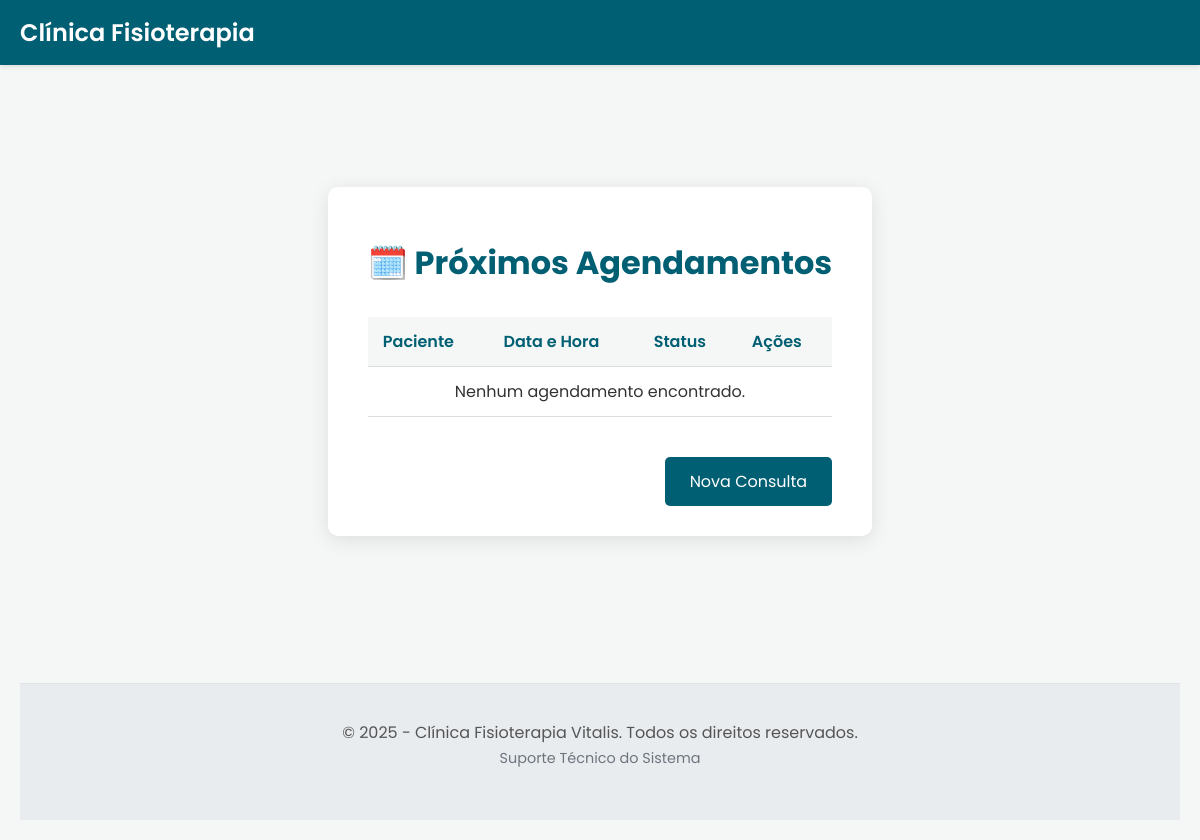
Page /agendamentos on the earlier database version.
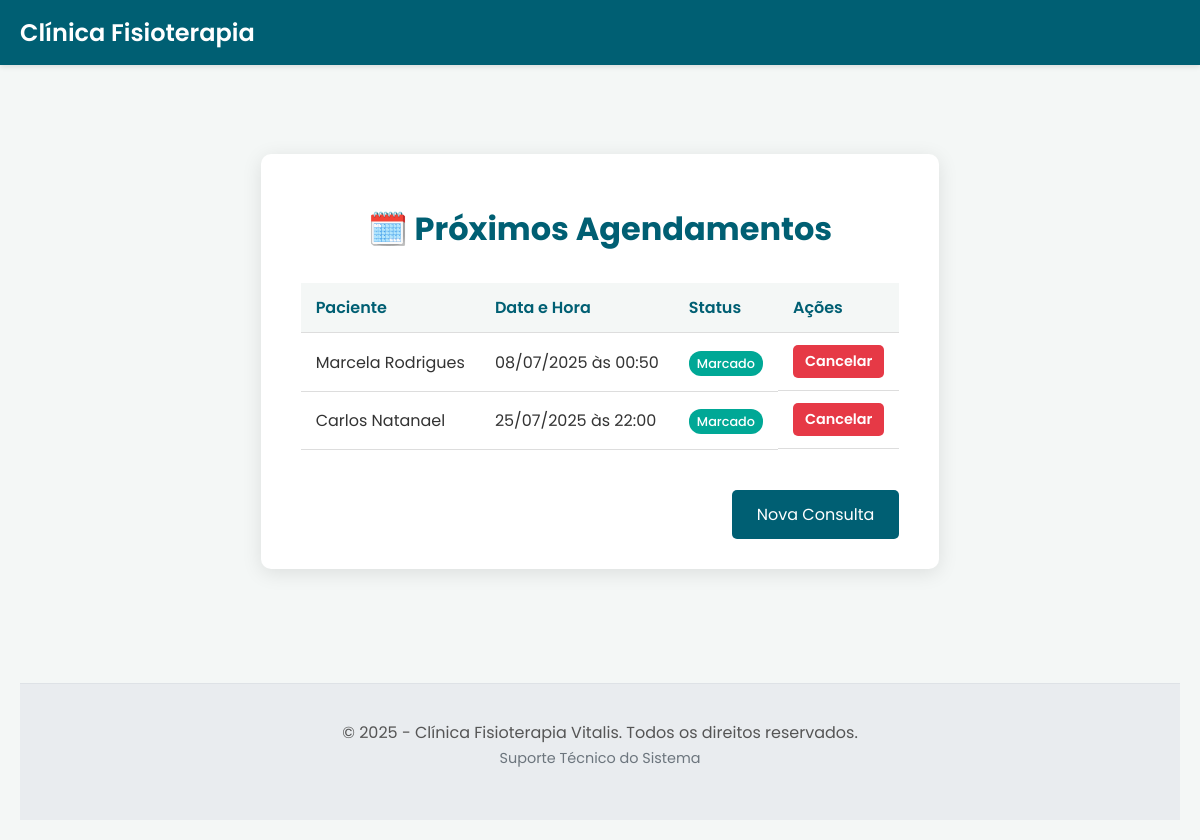
Same page on the later database version.
### tables this page shows
CREATE TABLE agendamentos (
        id INTEGER PRIMARY KEY AUTOINCREMENT,
        paciente_id INTEGER NOT NULL,
        data_hora TEXT NOT NULL,
        status TEXT NOT NULL,
        FOREIGN KEY (paciente_id) REFERENCES pacientes (id) ON DELETE CASCADE
    );

CREATE TABLE pacientes (
        id INTEGER PRIMARY KEY AUTOINCREMENT,
        nome TEXT NOT NULL,
        data_nascimento TEXT NOT NULL,
        email TEXT NOT NULL,
        telefone TEXT NOT NULL,
        endereco TEXT,
        plano_saude TEXT,
        data_cadastro TIMESTAMP DEFAULT CURRENT_TIMESTAMP
    );

### app.py (the view)
@app.route('/agendamentos')
def ver_agendamentos():
    db = get_db()
    query = """
        SELECT agendamentos.id, agendamentos.data_hora, agendamentos.status, pacientes.nome as paciente_nome
        FROM agendamentos
        JOIN pacientes ON agendamentos.paciente_id = pacientes.id
        ORDER BY agendamentos.data_hora
    """
    agendamentos = db.execute(query).fetchall()
    agendamentos_formatados = []
    for ag in agendamentos:
        agendamento_dict = dict(ag) # Converte a Row para um dicionário
        agendamento_dict['data_hora_formatada'] = datetime.fromisoformat(ag['data_hora']).strftime('%d/%m/%Y às %H:%M')
        agendamentos_formatados.append(agendamento_dict)
    return render_template('agendamentos.html', agendamentos=agendamentos_formatados)

### app.py (called while the page is built)
def get_db():
    db = getattr(g, '_database', None)
    if db is None:
        db = g._database = sqlite3.connect(DATABASE)
        db.row_factory = sqlite3.Row
    return db

@app.teardown_appcontext
def close_connection(exception):
    db = getattr(g, '_database', None)
    if db is not None:
        db.close()

### templates/agendamentos.html (shortened to what this page needs)
{% extends "base.html" %}
{% block content %}
<div class="container-large">
    <h1>🗓️ Próximos Agendamentos</h1>
    <div class="table-wrapper">
        <table>
            <thead>
                <tr>
                    <th>Paciente</th>
                    <th>Data e Hora</th>
                    <th>Status</th>
                    <th>Ações</th>
                </tr>
            </thead>
            <tbody>
                {% for agendamento in agendamentos %}
                <tr>
                    <td>{{ agendamento['paciente_nome'] }}</td>
                    <td>{{ agendamento['data_hora_formatada'] }}</td>
                    <td><span class="status-badge">{{ agendamento['status'] }}</span></td>
                    <td class="actions">
                        <form action="{{ url_for('cancelar_agendamento', id=agendamento['id']) }}" method="post" onsubmit="return confirm('Tem certeza que deseja cancelar este agendamento?');">
                            <button type="submit" class="btn-action btn-delete">Cancelar</button>
                        </form>
                    </td>
                </tr>
                {% else %}
                <tr>
                    <td colspan="4" style="text-align: center;">Nenhum agendamento encontrado.</td>
                </tr>
                {% endfor %}
            </tbody>
        </table>
    </div>
    <div class="actions-footer">
        <a href="{{ url_for('agendar_consulta') }}" class="btn-voltar">Nova Consulta</a>
    </div>
</div>
{% endblock %}

Differences in the rows shown:
added agendamentos: paciente_nome "Marcela Rodrigues", data_hora_formatada "08/07/2025 às 00:50", status "Marcado"
added agendamentos: paciente_nome "Carlos Natanael", data_hora_formatada "25/07/2025 às 22:00", status "Marcado"
Other differences:
text no longer shown: "Nenhum agendamento encontrado."
